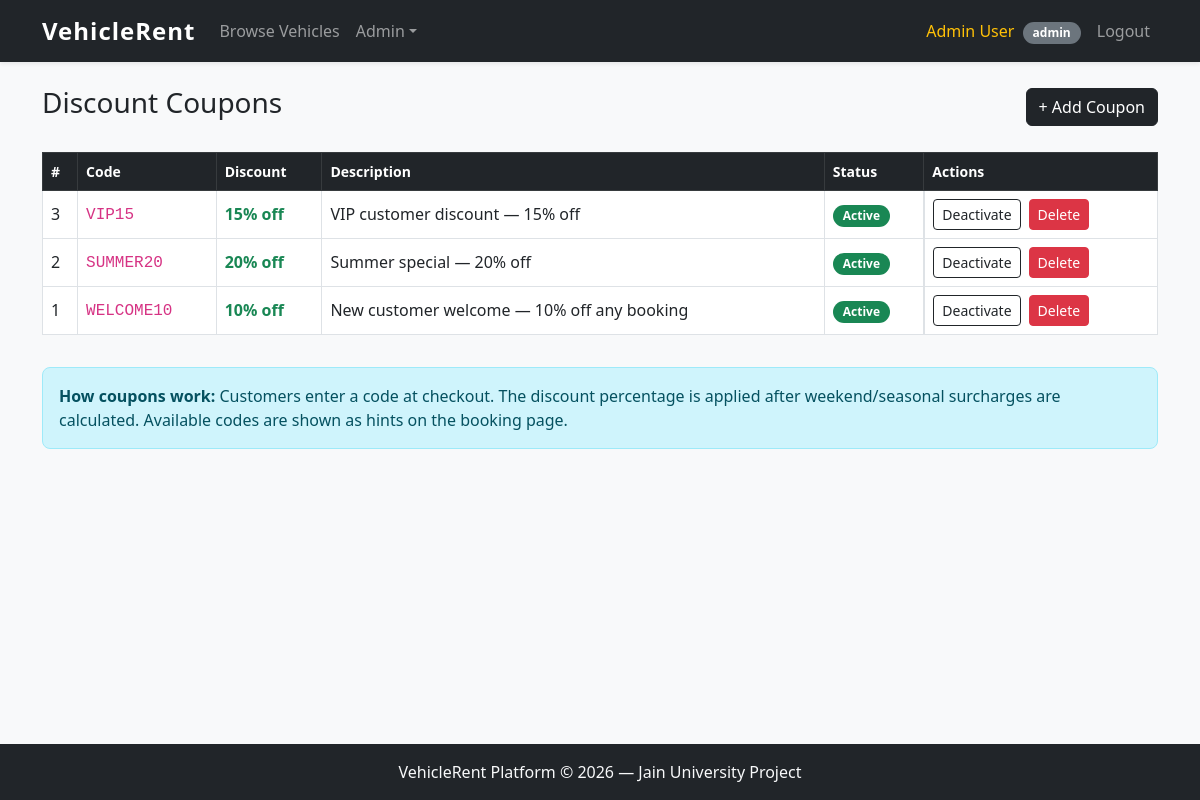
The page /admin/coupons (signed in) on the database its author committed.
### tables this page shows
CREATE TABLE coupons (
            id               INTEGER PRIMARY KEY AUTOINCREMENT,
            code             TEXT UNIQUE NOT NULL,
            discount_percent REAL NOT NULL,
            description      TEXT,
            is_active        INTEGER NOT NULL DEFAULT 1
        );

### app.py (the view)
@app.api_route("/admin/coupons", methods=["GET", "POST"])
async def admin_coupons(request: Request):
    if (r := _require_role(request, "admin")):
        return r
    db = get_db()
    if request.method == "POST":
        form   = await request.form()
        action = form.get("action")
        if action == "add":
            code = str(form.get("code", "")).strip().upper()
            pct  = float(form.get("discount_percent", 0))
            desc = str(form.get("description", "")).strip()
            if db.execute("SELECT id FROM coupons WHERE code = ?", (code,)).fetchone():
                _flash(request, f'Coupon code "{code}" already exists.', "danger")
            else:
                db.execute(
                    "INSERT INTO coupons (code, discount_percent, description, is_active) VALUES (?, ?, ?, 1)",
                    (code, pct, desc),
                )
                db.commit()
                _flash(request, f"Coupon {code} added.", "success")
        elif action == "toggle":
            cid = int(form.get("coupon_id", 0))
            db.execute("UPDATE coupons SET is_active = 1 - is_active WHERE id = ?", (cid,))
            db.commit()
            _flash(request, "Coupon status toggled.", "success")
        elif action == "delete":
            cid = int(form.get("coupon_id", 0))
            db.execute("DELETE FROM coupons WHERE id = ?", (cid,))
            db.commit()
            _flash(request, "Coupon deleted.", "success")
    coupons = db.execute("SELECT * FROM coupons ORDER BY id DESC").fetchall()
    db.close()
    return templates.TemplateResponse(request, "admin_coupons.html", ctx(request, coupons=coupons))

### templates/admin_coupons.html (shortened to what this page needs)
{% extends "base.html" %}
{% block content %}
<div class="d-flex justify-content-between align-items-center mb-4">
  <h3>Discount Coupons</h3>
  <button class="btn btn-dark" data-bs-toggle="modal" data-bs-target="#addCouponModal">
    + Add Coupon
  </button>
</div>
<div class="table-responsive">
  <table class="table table-bordered align-middle">
    <thead class="table-dark">
      <tr>
        <th>#</th>
        <th>Code</th>
        <th>Discount</th>
        <th>Description</th>
        <th>Status</th>
        <th>Actions</th>
      </tr>
    </thead>
    <tbody>
      {% for c in coupons %}
      <tr>
        <td>{{ c.id }}</td>
        <td><code class="fs-6">{{ c.code }}</code></td>
        <td><strong class="text-success">{{ c.discount_percent|int }}% off</strong></td>
        <td>{{ c.description or '—' }}</td>
        <td>
          <span class="badge {% if c.is_active %}bg-success{% else %}bg-secondary{% endif %}">
            {% if c.is_active %}Active{% else %}Inactive{% endif %}
          </span>
        </td>
        <td class="d-flex gap-2">
          <form method="POST" action="{{ url_for('admin_coupons') }}">
            <button type="submit" class="btn btn-sm btn-outline-dark">
              {% if c.is_active %}Deactivate{% else %}Activate{% endif %}
            </button>
          </form>
          <form method="POST" action="{{ url_for('admin_coupons') }}"
                onsubmit="return confirm('Delete coupon {{ c.code }}?')">
            <button type="submit" class="btn btn-sm btn-danger">Delete</button>
          </form>
        </td>
      </tr>
      {% else %}
      <tr><td colspan="6" class="text-center text-muted">No coupons yet.</td></tr>
      {% endfor %}
    </tbody>
  </table>
</div>
<div class="alert alert-info mt-3">
  <strong>How coupons work:</strong> Customers enter a code at checkout.
  The discount percentage is applied after weekend/seasonal surcharges are calculated.
  Available codes are shown as hints on the booking page.
</div>
{% endblock %}

### static/css/style.css (style rules this page uses)
body { background-color: #f8f9fa; font-family: 'Segoe UI', Tahoma, Geneva, Verdana, sans-serif; min-height: 100vh; display: flex; flex-direction: column; }
.badge { font-size: 0.75rem; padding: 5px 10px; border-radius: 20px; }
.table th { font-weight: 600; font-size: 0.875rem; }
.alert { border-radius: 8px; }

### rows shown on the page
coupons: id "3", code "VIP15", discount_percent "15", description "VIP customer discount — 15% off", is_active "Active"
coupons: id "2", code "SUMMER20", discount_percent "20", description "Summer special — 20% off", is_active "Active"
coupons: id "1", code "WELCOME10", discount_percent "10", description "New customer welcome — 10% off any booking", is_active "Active"

### other values the page prints
{{ session.name }} "Admin User"
{{ session.role }} "admin"
